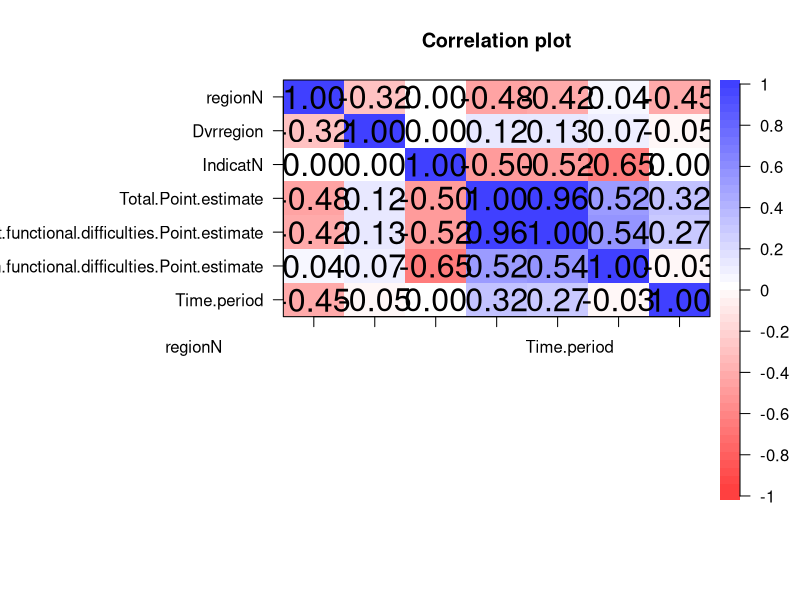
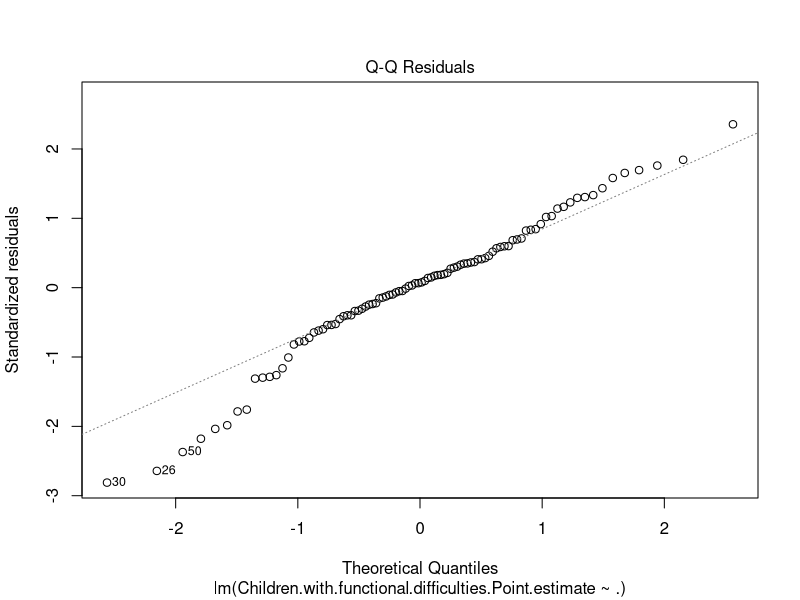
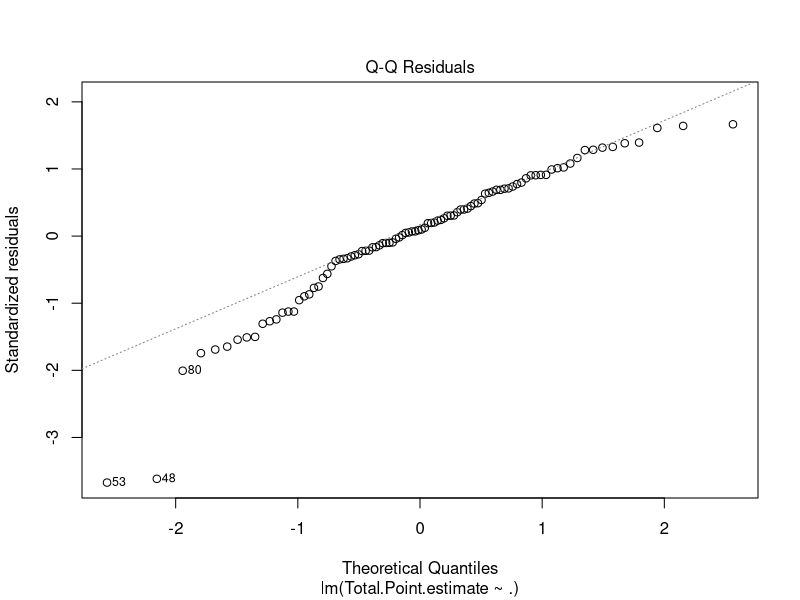
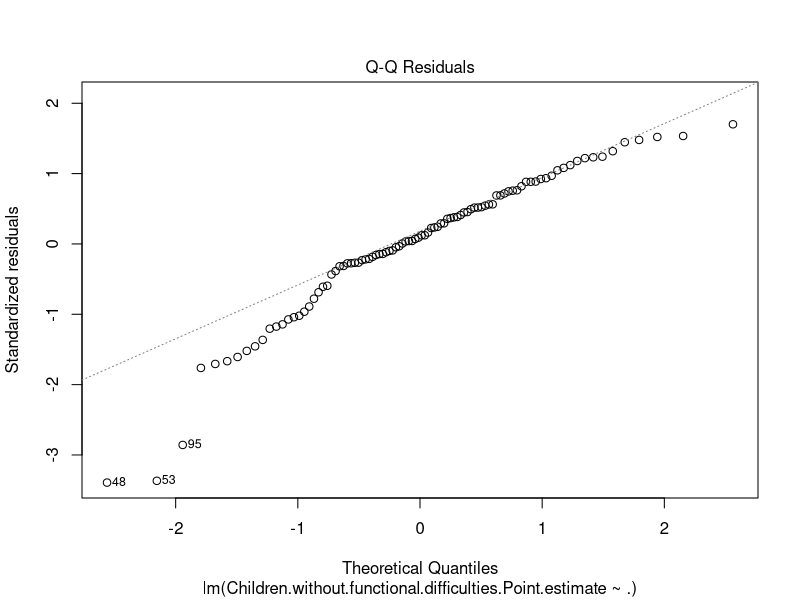
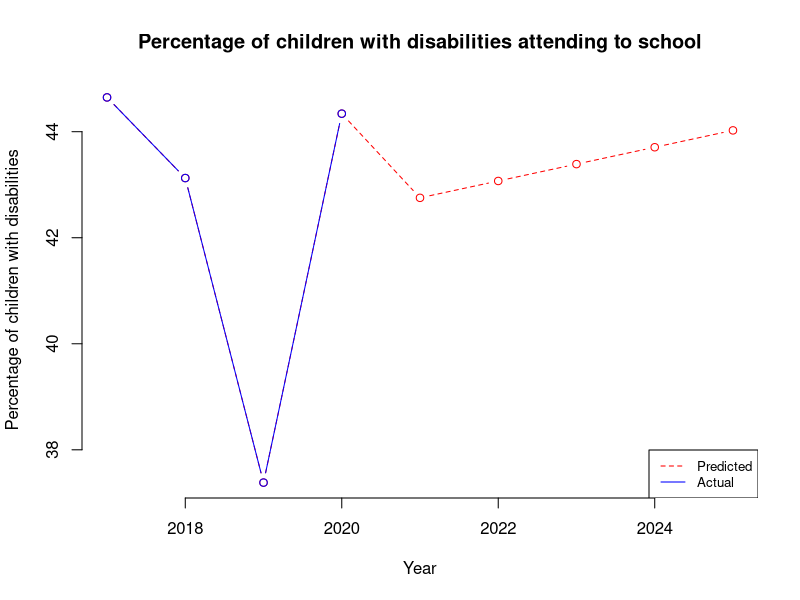

These figures' R source, in order:
setwd("C:/Users/nursa/OneDrive/GroupProjDA")
library(psych)
library(caret)
library(dplyr)
library(car)
library(Metrics)

anar=read.csv("totalANAR.csv")
dt=subset(anar,select = c(regionN,Dvrregion,IndicatN,
                        Total.Point.estimate,Children.without.functional.difficulties.Point.estimate,
                        Children.with.functional.difficulties.Point.estimate,Time.period))
corPlot(cor(dt))
# pairs(cor(dt))
# 
# 
# ggplot(dt, aes(x = log(Children.with.functional.difficulties.Point.estimate), y = log(Dvrregion))) +
#   stat_smooth(method = "lm",
#               col = "#C42126", se = FALSE, size = 1
#   )
# ggplot(dt, aes(x = log(Children.with.functional.difficulties.Point.estimate), y = log(regionN))) +
#   stat_smooth(method = "lm",
#               col = "#C42126", se = FALSE, size = 1
#   )
# ggplot(dt, aes(x = log(Children.with.functional.difficulties.Point.estimate), y = log(IndicatN))) +
#   stat_smooth(method = "lm",
#               col = "#C42126", se = FALSE, size = 1
#   )
# ggplot(dt, aes(x = log(Children.with.functional.difficulties.Point.estimate), y = log(Time.period))) +
#   stat_smooth(method = "lm",
#               col = "#C42126", se = FALSE, size = 1
#   )

set.seed(4)
split1<- sample(c(rep(0, 0.7 * nrow(dt)), rep(1, 0.3 * nrow(dt))))
table(split1)
train=dt[split1==0,]
test=dt[split1==1,]

model=lm(Children.with.functional.difficulties.Point.estimate~.,data = train)
dtPred=predict(model,test)

rmse(test$Children.with.functional.difficulties.Point.estimate, dtPred)
#[1] 22.68196

model=lm(Children.with.functional.difficulties.Point.estimate~.,data = dt)

summary(model)
# Call:
#   lm(formula = Children.with.functional.difficulties.Point.estimate ~ 
#        ., data = dt)
# 
# Residuals:
#   Min      1Q  Median      3Q     Max 
# -71.092 -11.987   1.615  14.548  58.649 
# 
# Coefficients:
#                                                          Estimate Std. Error t value Pr(>|t|)    
# (Intercept)                                             3415.5121  6653.0177   0.513   0.6090    
# regionN                                                    4.6039     1.8450   2.495   0.0144 *  
# Dvrregion                                                  4.6125     4.0560   1.137   0.2585    
# IndicatN                                                 -18.8861     3.9734  -4.753 7.65e-06 ***
# Total.Point.estimate                                       0.3148     0.3360   0.937   0.3515    
# Children.without.functional.difficulties.Point.estimate    0.1861     0.3197   0.582   0.5619    
# Time.period                                               -1.6807     3.2951  -0.510   0.6113    
# ---
#   Signif. codes:  0 '***' 0.001 '**' 0.01 '*' 0.05 '.' 0.1 ' ' 1
# 
# Residual standard error: 25.81 on 89 degrees of freedom
# Multiple R-squared:  0.5246,	Adjusted R-squared:  0.4925 
# F-statistic: 16.37 on 6 and 89 DF,  p-value: 1.295e-12

plot(model,2)
#require regression for tpe
dt_tpe=subset(dt,select = -c(Children.without.functional.difficulties.Point.estimate,Children.with.functional.difficulties.Point.estimate))
model_tpe=lm(Total.Point.estimate~.,data = dt_tpe)
summary(model_tpe)
# Call:
#   lm(formula = Total.Point.estimate ~ ., data = dt_tpe)
# 
# Residuals:
#   Min      1Q  Median      3Q     Max 
# -81.132  -7.802   2.073  15.234  37.323 
# 
# Coefficients:
#   Estimate Std. Error t value Pr(>|t|)    
# (Intercept) -8617.5520  5753.9282  -1.498    0.138    
# regionN        -6.7819     1.4473  -4.686 9.73e-06 ***
#   Dvrregion      -0.4206     3.5445  -0.119    0.906    
# IndicatN      -19.0844     2.8337  -6.735 1.44e-09 ***
#   Time.period     4.3331     2.8487   1.521    0.132    
# ---
#   Signif. codes:  0 '***' 0.001 '**' 0.01 '*' 0.05 '.' 0.1 ' ' 1
# 
# Residual standard error: 22.67 on 91 degrees of freedom
# Multiple R-squared:  0.4948,	Adjusted R-squared:  0.4726 
# F-statistic: 22.28 on 4 and 91 DF,  p-value: 7.569e-13
plot(model_tpe,2)

#require regression for cwithout
dt_cthout=subset(dt,select = -c(Total.Point.estimate,Children.with.functional.difficulties.Point.estimate))
model_cthout=lm(Children.without.functional.difficulties.Point.estimate~.,data=dt_cthout)
summary(model_cthout)
# Call:
#   lm(formula = Children.without.functional.difficulties.Point.estimate ~ 
#        ., data = dt_cthout)
# 
# Residuals:
#   Min      1Q  Median      3Q     Max 
# -78.675  -7.834   2.443  16.118  39.733 
# 
# Coefficients:
#   Estimate Std. Error t value Pr(>|t|)    
# (Intercept) -6759.4879  6048.7077  -1.118 0.266718    
# regionN        -6.0854     1.5214  -4.000 0.000129 ***
#   Dvrregion       0.8666     3.7260   0.233 0.816602    
# IndicatN      -20.1344     2.9789  -6.759 1.29e-09 ***
#   Time.period     3.4112     2.9946   1.139 0.257648    
# ---
#   Signif. codes:  0 '***' 0.001 '**' 0.01 '*' 0.05 '.' 0.1 ' ' 1
# 
# Residual standard error: 23.83 on 91 degrees of freedom
# Multiple R-squared:  0.4596,	Adjusted R-squared:  0.4358 
# F-statistic: 19.35 on 4 and 91 DF,  p-value: 1.513e-11
plot(model_cthout,2)

#create prediction of ANAR
hmph=subset(dt,select = c(Time.period,Children.with.functional.difficulties.Point.estimate))
a=colMeans(hmph[hmph$Time.period=='2017',])
b=colMeans(hmph[hmph$Time.period=='2018',])
c=colMeans(hmph[hmph$Time.period=='2019',])
d=colMeans(hmph[hmph$Time.period=='2020',])

yearPred=data.frame(
  year=c(2017:2020),
  anarDisabled=c(as.double(a[2]),as.double(b[2]),as.double(c[2]),as.double(d[2]))
)
i=0
j=0
#set how many year to predict
year=5

for(j in 1:year){
  pred=0
  for(i in 1:nrow(dt)) {
    #predict for each row
    re=dt[i,]$regionN
    dv=dt[i,]$Dvrregion
    indi=dt[i,]$IndicatN
    
    #set year to predict
    t=yearPred[nrow(yearPred),]$year+1
    
    #set total estimate
    d0=data.frame(regionN=re,Dvrregion=dv,IndicatN=indi,Time.period=t,interval = "confidence")
    tpe=as.double(predict(model_tpe,d0))
    
    #set cthout
    d1=data.frame(regionN=re,Dvrregion=dv,IndicatN=indi,Time.period=t,interval = "confidence")
    cthout=as.double(predict(model_cthout,d1))
    
    newdata=data.frame(regionN=re,
                       Dvrregion=dv,
                       IndicatN=indi,
                       Total.Point.estimate=tpe,
                       Children.without.functional.difficulties.Point.estimate=cthout,
                       Time.period = t, interval = "confidence")
    
   pred=pred+as.double(predict(model,newdata))
  }
    meanPred=pred/nrow(dt)
    #create data frame
    newPred=data.frame(
      year=yearPred[nrow(yearPred),]$year+1,
      anarDisabled=meanPred
    )
    #insert to yearPred
    yearPred[nrow(yearPred) + 1,]=newPred
}


plot(yearPred$year, yearPred$anarDisabled, col="red",type = "b", lty = 2, frame=FALSE,
     main = "Percentage of children with disabilities attending to school", xlab="Year",ylab="Percentage of children with disabilities")
lines(yearPred[1:4,]$year, yearPred[1:4,]$anarDisabled, col="blue",type = "b", lty = 1)
legend("bottomright", legend=c("Predicted", "Actual"),
       col=c("red", "blue"), lty = 2:1, cex=0.8)
